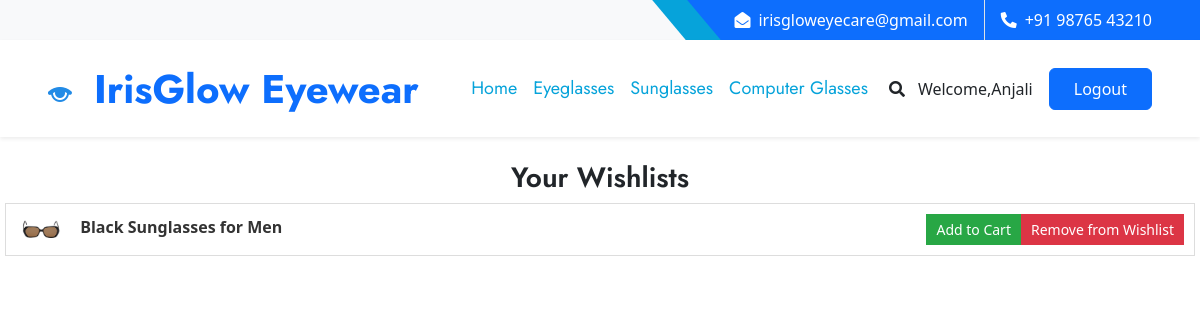
Before: /wishlist/ (signed in) with the older database file.
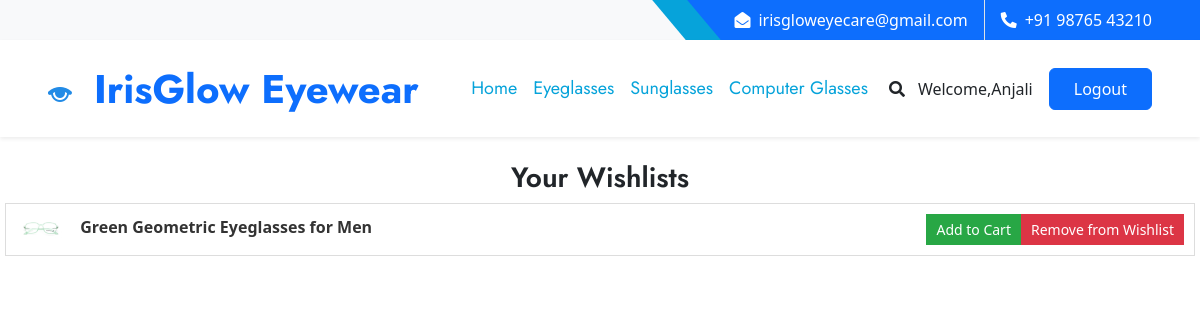
After: the same page with the newer database file.
### IrisGlowApp/models.py (models this page shows, shortened)
class Wishlist(models.Model):
    user = models.ForeignKey(User, on_delete=models.CASCADE)
    frame = models.ForeignKey(Frame, on_delete=models.CASCADE)

class Frame(models.Model):
    GENDER_CHOICES = (
        ('M', 'Male'),
        ('F', 'Female'),
        ('K', 'Kids'),
    )
    CATEGORY_CHOICES = (
        ('Eyeglasses', 'Eyeglasses'),
        ('Sunglasses', 'Sunglasses'),
        ('Computer Glasses', 'Computer Glasses'),
    )
    FRAME_MATERIAL_CHOICES = (
        ('Metal', 'Metal'),
        ('Plastic', 'Plastic'),
        ('Wood', 'Wood'),
        ('Aluminium', 'Aluminium'),
        ('Glass', 'Glass'),
    )
    FRAME_STYLE_CHOICES = (
        ('Circle', 'Circle'),
        ('Rectangle', 'Rectangle'),
        ('Geometric', 'Geometric'),
        ('Square', 'Square'),
    )
    SIZE_CHOICES = (
        ('Small', 'Small'),
        ('Medium', 'Medium'),
        ('Large', 'Large'),
    )
    BRAND_CHOICES = (
        ('Fastrack', 'Fastrack'),
        ('Titan', 'Titan'),
        ('Essilor', 'Essilor'),
        ('Ray-Ban', 'Ray-Ban'),
        ('Boss', 'Boss'),
        ('Polaroid', 'Polaroid'),
        ('Vogue', 'Vogue'),
    )
    COLOR_CHOICES = (
        ('Red', 'Red'),
        ('Blue', 'Blue'),
        ('Green', 'Green'),
        ('Black', 'Black'),
        ('White', 'White'),
    )
    TEMPLE_LENGTH_CHOICES = [
        ('140', '140 mm'),
        ('141', '141 mm'),
        ('142', '142 mm'),
        ('143', '143 mm'),
        ('144', '144 mm'),
        ('145', '145 mm'),
        ('146', '146 mm'),
        ('147', '147 mm'),
        ('148', '148 mm'),
        ('149', '149 mm'),
        ('150', '150 mm'),
        ('151', '151 mm'),
        ('152', '152 mm'),
        ('153', '153 mm'),
        ('154', '154 mm'),
        ('155', '155 mm'),
        ('156', '156 mm'),
        ('157', '157 mm'),
        ('158', '158 mm'),
    ]
    BRIDGE_SIZE_CHOICES = [
        ('15', '15 mm'),
        ('16', '16 mm'),
        ('17', '17 mm'),
        ('18', '18 mm'),
        ('19', '19 mm'),
        ('20', '20 mm'),
        ('21', '21 mm'),
        ('22', '22 mm'),
        ('23', '23 mm'),
        ('24', '24 mm'),
        ('25', '25 mm'),
    ]
    LENS_WIDTH_CHOICES = [
        ('45', '45 mm'),
        ('46', '46 mm'),
        ('47', '47 mm'),
        ('48', '48 mm'),
        ('49', '49 mm'),
        ('50', '50 mm'),
        ('51', '51 mm'),
        ('52', '52 mm'),
        ('53', '53 mm'),
        ('54', '54 mm'),
        ('55', '55 mm'),
        ('56', '56 mm'),
        ('57', '57 mm'),
        ('58', '58 mm'),
    ]
    name = models.CharField(max_length=255, unique=True)
    brand_name = models.CharField(max_length=255, choices=BRAND_CHOICES)
    category = models.CharField(max_length=255, choices=CATEGORY_CHOICES)
    product_description = models.TextField()
    material_description = models.TextField()
    gender = models.CharField(max_length=1, choices=GENDER_CHOICES)
    price = models.DecimalField(max_digits=10, decimal_places=2, validators=[MaxValueValidator(10000)])
    stock_quantity = models.PositiveIntegerField(default=0)
    production_date = models.DateField(null=True, blank=True)
    color = models.CharField(max_length=50, null=True, blank=True, choices=COLOR_CHOICES)
    size = models.CharField(max_length=10, choices=SIZE_CHOICES, null=True, blank=True)
    frame_material = models.CharField(max_length=20, choices=FRAME_MATERIAL_CHOICES, null=True, blank=True)
    frame_style = models.CharField(max_length=20, choices=FRAME_STYLE_CHOICES, null=True, blank=True)
    temple_length = models.CharField(max_length=3, choices=TEMPLE_LENGTH_CHOICES, default='15')
    bridge_size = models.CharField(max_length=5, choices=BRIDGE_SIZE_CHOICES, default='15')
    lens_width = models.CharField(max_length=5, choices=LENS_WIDTH_CHOICES, default='15')
    thumbnail = models.ImageField(upload_to='frame_thumbnails/')
    image_2 = models.ImageField(upload_to='frame_images/', blank=True, null=True)
    image_3 = models.ImageField(upload_to='frame_images/', blank=True, null=True)
    image_4 = models.ImageField(upload_to='frame_images/', blank=True, null=True)
    image_5 = models.ImageField(upload_to='frame_images/', blank=True, null=True)
    frame_id = models.AutoField(primary_key=True, unique=True)

### IrisGlowApp/views.py (the view)
# urls.py: path('wishlist/', views.view_wishlist, name='wishlist'),
def view_wishlist(request):
    user = request.user
    wishlist_items = Wishlist.objects.filter(user=user)
    return render(request, 'wishlist.html', {'wishlist_items': wishlist_items})

### template/wishlist.html (shortened to what this page needs)
{% load static %}
<!DOCTYPE html>
<html lang="en">
<head>
    <link href="https://cdnjs.cloudflare.com/ajax/libs/font-awesome/5.10.0/css/all.min.css" rel="stylesheet">
    <link href="https://cdn.jsdelivr.net/npm/bootstrap-icons@1.4.1/font/bootstrap-icons.css" rel="stylesheet">
    <link href="{% static 'lib/owlcarousel/assets/owl.carousel.min.css' %}" rel="stylesheet">
    <link href="{% static 'lib/animate/animate.min.css' %}" rel="stylesheet">
    <link href="{% static 'lib/tempusdominus/css/tempusdominus-bootstrap-4.min.css' %}" rel="stylesheet" />
    <link href="{% static 'lib/twentytwenty/twentytwenty.css' %}" rel="stylesheet" />
    <link href="{% static 'css/bootstrap.min.css' %}" rel="stylesheet">
    <link href="{% static 'css/style.css' %}" rel="stylesheet">
    <link href="https://cdn.jsdelivr.net/npm/bootstrap@5.3.0/dist/css/bootstrap.min.css" rel="stylesheet">
</head>
<body>
    <div class="container-fluid bg-light ps-5 pe-0 d-none d-lg-block">
        <div class="row gx-0">
            <div class="col-md-6 text-center text-lg-start mb-2 mb-lg-0">
            </div>
            <div class="col-md-6 text-center text-lg-end">
                <div class="position-relative d-inline-flex align-items-center bg-primary text-white top-shape px-5">
                    <div class="me-3 pe-3 border-end py-2">
                        <p class="m-0"><i class="fa fa-envelope-open me-2"></i>irisgloweyecare@gmail.com</p>
                    </div>
                    <div class="py-2">
                        <p class="m-0"><i class="fa fa-phone-alt me-2"></i>+91 98765 43210</p>
                    </div>
                </div>
            </div>
        </div>
    </div>
    <nav class="navbar navbar-expand-lg bg-white navbar-light shadow-sm px-5 py-3 py-lg-0">
        <a href="index.html" class="navbar-brand p-0">
            <h1 class="m-0 text-primary">
                <img src="{% static 'img/img1.png' %}">
              IrisGlow Eyewear</h1>
        </a>
        {% if user.is_authenticated %}
        <div class="collapse navbar-collapse" id="navbarCollapse">
            <div class="navbar-nav ms-auto py-0">
                <a href="{% url 'buyframes' %}" class="nav-item nav-link active">Home</a>
                <a href="{% url 'eyeglasses' %}" class="nav-item nav-link active">Eyeglasses</a>
                <a href="{% url 'sunglasses' %}" class="nav-item nav-link active">Sunglasses</a>
                <a href="{% url 'computerglasses' %}" class="nav-item nav-link active">Computer Glasses</a>
                </div>
            </div>
            <button type="button" class="btn text-dark" data-bs-toggle="modal" data-bs-target="#searchModal"><i class="fa fa-search"></i></button>
            <a href="" class="nav-item nav-link">Welcome,{{user.first_name}}</a>
            <a href="{% url 'logout' %}" class="btn btn-primary py-2 px-4 ms-3">Logout</a>
        {% endif %}
    </nav>
    {% block content %}
    <br>
    <h3><center>Your Wishlists</center></h3>
    {% if wishlist_items %}
        <ul>
            {% for item in wishlist_items %}
                <li>
                    <div class="item-details">
                        <a href="{% url 'frame_details_common' frame_id=item.frame_id %}" class="product-name">
                            <img src="{{ item.frame.thumbnail.url }}" alt="{{ item.frame.name }}">
                            {{ item.frame.name }}
                        </a>
                    </div>
                    <a href="{% url 'add_to_cart' frame_id=item.frame_id %}" class="add-to-cart-button">Add to Cart</a>
                    <a href="{% url 'remove_from_wishlist' frame_id=item.frame_id %}" class="remove-button">Remove from Wishlist</a>
                </li>
            {% endfor %}
        </ul>
    {% else %}
        <p>Your wishlist is empty.</p>
    {% endif %}
{% endblock %}

Changed rows visible on the page:
removed Wishlist: frame.thumbnail (picture), frame.name "Black Sunglasses for Men"
added Wishlist: frame.thumbnail (picture), frame.name "Green Geometric Eyeglasses for Men"
